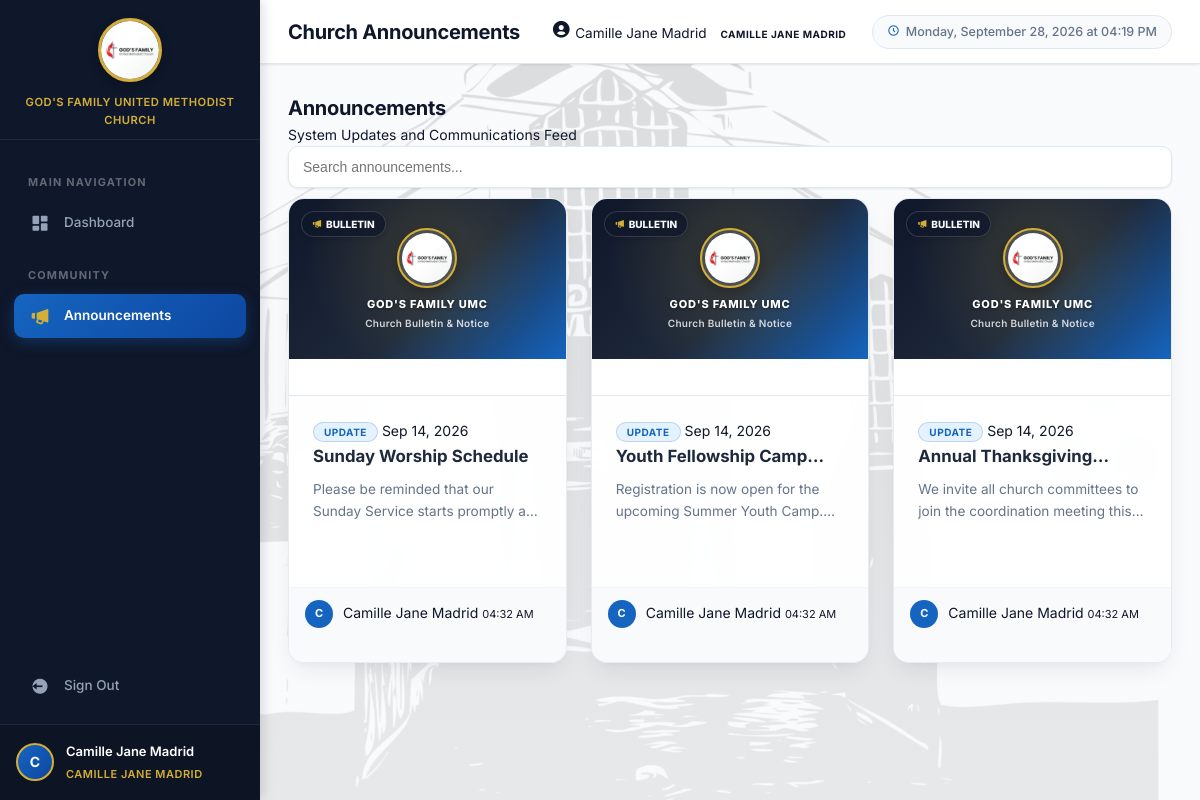
The app's page /public/announcements.php (signed in) with its own data.
### tables this page shows
CREATE TABLE IF NOT EXISTS `announcements` (
  `announcement_id` int(11) NOT NULL AUTO_INCREMENT,
  `title` varchar(200) NOT NULL,
  `content` text NOT NULL,
  `created_by` int(11) NOT NULL,
  `image_path` varchar(255) DEFAULT NULL,
  `created_at` timestamp NOT NULL DEFAULT current_timestamp(),
  PRIMARY KEY (`announcement_id`),
  KEY `created_by` (`created_by`),
  CONSTRAINT `ann_fk_user` FOREIGN KEY (`created_by`) REFERENCES `users` (`user_id`) ON DELETE CASCADE
);

CREATE TABLE IF NOT EXISTS `users` (
  `user_id` int(11) NOT NULL AUTO_INCREMENT,
  `role_id` int(11) NOT NULL,
  `member_id` int(11) DEFAULT NULL,
  `name` varchar(100) NOT NULL,
  `email` varchar(150) NOT NULL,
  `password` varchar(255) NOT NULL,
  `status` varchar(20) DEFAULT 'active',
  `is_deleted` tinyint(1) DEFAULT 0,
  `created_at` timestamp NOT NULL DEFAULT current_timestamp(),
  `updated_at` timestamp NOT NULL DEFAULT current_timestamp() ON UPDATE current_timestamp(),
  PRIMARY KEY (`user_id`),
  UNIQUE KEY `email` (`email`),
  KEY `role_id` (`role_id`),
  KEY `member_id` (`member_id`),
  CONSTRAINT `user_fk_member` FOREIGN KEY (`member_id`) REFERENCES `members` (`member_id`) ON DELETE SET NULL,
  CONSTRAINT `user_fk_role` FOREIGN KEY (`role_id`) REFERENCES `roles` (`role_id`)
);

### config/mail.php (called while the page is built, shortened)
<?php
return [
    'host'       => getenv('MAIL_HOST') ?: 'smtp.gmail.com',
    'port'       => (int)(getenv('MAIL_PORT') ?: 587),
    'username'   => getenv('MAIL_USERNAME') ?: '',
    'password'   => getenv('MAIL_PASSWORD') ?: '',
    'encryption' => getenv('MAIL_ENCRYPTION') ?: 'tls',
    'from_email' => getenv('MAIL_FROM_EMAIL') ?: 'no-reply@godfamchurch.com',
    'from_name'  => getenv('MAIL_FROM_NAME') ?: "God's Family United Methodist Church",
];

### middleware/AuthMiddleware.php (called while the page is built, shortened)
<?php
function isAuthenticated() {
    return isset($_SESSION['user_id']);
}

### controllers/AnnouncementController.php (called while the page is built, shortened)
<?php
require_once BASE_PATH . '/config/database.php';
require_once BASE_PATH . '/models/Announcement.php';
require_once BASE_PATH . '/middleware/AuthMiddleware.php';
class AnnouncementController {
    private $announcementModel;
    public function __construct($pdo) {
        $this->announcementModel = new Announcement($pdo);
    }
    public function index($limit = 10) {
        return $this->announcementModel->latest($limit);
    }
}

### models/Announcement.php (called while the page is built, shortened)
<?php
class Announcement {
    private $pdo;
    public function __construct($pdo) {
        $this->pdo = $pdo;
    }
    public function latest($limit = 10) {
        $stmt = $this->pdo->prepare("SELECT a.*, u.name as author FROM announcements a JOIN users u ON a.created_by = u.user_id ORDER BY a.created_at DESC LIMIT ?");
        $stmt->execute([$limit]);
        return $stmt->fetchAll();
    }
}

### public/announcements.php (the view, shortened to what this page needs)
<?php
$page_title = 'Church Announcements';
require_once __DIR__ . '/../config/database.php';
require_once __DIR__ . '/../middleware/AuthMiddleware.php';
require_once __DIR__ . '/../controllers/AnnouncementController.php';
$controller = new AnnouncementController($pdo);
$announcements = $controller->index();
include __DIR__ . '/layout/header.php';
include __DIR__ . '/layout/sidebar.php';
?>
<div class="container-fluid">
    <div class="row justify-content-center">
        <div class="col-lg-12">
            <div class="d-flex justify-content-between align-items-center flex-wrap gap-3 mb-4">
                <div>
                    <h1 class="page-title">Announcements</h1>
                    <p class="text-muted small">System Updates and Communications Feed</p>
                </div>
            </div>
        <div class="mb-4">
            <input type="text" id="announcementSearch" class="form-control" placeholder="Search announcements..." onkeyup="filterAnnouncements()">
        </div>
        <?php if (empty($announcements)): ?>
            <p class="text-center text-muted p-5 bg-white border">No announcements shared yet.</p>
        <?php else: ?>
            <div id="announcementFeed" class="announcement-grid">
                <?php foreach ($announcements as $ann): ?>
                <div class="card announcement-card">
                    <?php
                        $has_image = !empty($ann['image_path']) && (file_exists(__DIR__ . '/' . ltrim($ann['image_path'], '/')) || file_exists($ann['image_path']));
                    ?>
                    <?php if ($has_image): ?>
                        <div class="announcement-image-container" onclick="viewAnnouncementPicture('<?php echo htmlspecialchars($ann['image_path']); ?>')" style="cursor: pointer;">
                            <span class="announcement-badge">NEW</span>
                            <img src="<?php echo htmlspecialchars($ann['image_path']); ?>" alt="Announcement Image">
                        </div>
                    <?php else: ?>
                        <div class="announcement-image-container announcement-placeholder-container">
                            <span class="announcement-badge placeholder-badge"><i class='bx bxs-megaphone'></i> BULLETIN</span>
                            <div class="announcement-placeholder-content">
                                <div class="church-logo-ring">
                                    <img src="assets/images/logo.png" alt="Church Logo" class="announcement-placeholder-logo">
                                </div>
                                <div class="church-placeholder-info">
                                    <span class="church-name">God's Family UMC</span>
                                    <span class="announcement-label">Church Bulletin &amp; Notice</span>
                                </div>
                            </div>
                        </div>
                    <?php endif; ?>
                    <div class="card-header d-none">
                    </div>
                    <div class="card-body p-3">
                        <div class="d-flex justify-content-between align-items-center mb-2">
                            <span class="badge badge-info" style="font-size: 10px;">UPDATE</span>
                            <span class="text-muted small"><?php echo date('M d, Y', strtotime($ann['created_at'])); ?></span>
                        </div>
                        <h4 class="announcement-title" title="<?php echo htmlspecialchars($ann['title']); ?>"><?php echo htmlspecialchars($ann['title']); ?></h4>
                        <div class="announcement-content">
                            <?php echo nl2br(htmlspecialchars($ann['content'])); ?>
                        </div>
                    </div>
                    <div class="card-footer d-flex justify-content-between align-items-center flex-wrap gap-2">
                        <div class="announcement-author-info">
                            <div class="announcement-author-avatar">
                                <?php echo strtoupper(substr($ann['author'] ?? 'A', 0, 1)); ?>
                            </div>
                            <div class="d-flex flex-column" style="line-height: 1.2;">
                                <span class="small font-weight-600 text-dark"><?php echo htmlspecialchars($ann['author'] ?? 'Admin'); ?></span>
                                <span class="text-muted" style="font-size: 11px;"><?php echo date('h:i A', strtotime($ann['created_at'])); ?></span>
                            </div>
                        </div>
                        <br>
                    </div>
                </div>
                <?php endforeach; ?>
            </div>
        <?php endif; ?>
    </div>
</div>
<?php
include __DIR__ . '/layout/footer.php';
?>

### public/layout/header.php (shortened to what this page needs)
<!DOCTYPE html>
<html lang="en">
<head>
    <link href='https://unpkg.com/boxicons@2.1.4/css/boxicons.min.css' rel='stylesheet'>
    <link rel="stylesheet" href="assets/css/theme.css?v=1.3">
    <link rel="stylesheet" href="assets/css/main.css?v=1.3">
    <link rel="stylesheet" href="assets/css/enhanced.css?v=<?php echo time(); ?>">
</head>
<body class="<?php echo htmlspecialchars($body_class ?? ''); ?>">
    <div class="sidebar-layout">

### public/layout/sidebar.php (shortened to what this page needs)
<?php
require_once __DIR__ . '/../../middleware/AuthMiddleware.php';
$role = $_SESSION['role_name'] ?? 'Member';
$user_name = $_SESSION['name'] ?? 'Guest';
$current_page = basename($_SERVER['PHP_SELF']);
$user_initial = !empty($user_name) ? strtoupper(substr($user_name, 0, 1)) : 'U';
?>
<aside class="sidebar" id="sidebar">
    <div class="sidebar-header">
        <div class="sidebar-logo">
            <img src="assets/images/logo.png" alt="Church Logo">
            <span>GOD'S FAMILY UNITED METHODIST CHURCH</span>
        </div>
    </div>
    <nav class="sidebar-nav">
        <div class="nav-section-title">Main Navigation</div>
        <a href="dashboard.php" class="nav-link <?php echo $current_page === 'dashboard.php' ? 'active' : ''; ?>">
            <i class='bx bxs-dashboard'></i>
            <span>Dashboard</span>
        </a>
        <div class="nav-section-title">Community</div>
        <a href="announcements.php" class="nav-link <?php echo $current_page === 'announcements.php' ? 'active' : ''; ?>">
            <i class='bx bxs-megaphone'></i>
            <span>Announcements</span>
        </a>
        <a href="#" class="nav-link" id="logoutTrigger" onclick="openLogoutModal(event)" style="margin-top: auto;">
            <i class='bx bxs-log-out-circle'></i>
            <span>Sign Out</span>
        </a>
    </nav>
    <div class="sidebar-user-footer">
        <div class="user-avatar-circle"><?php echo $user_initial; ?></div>
        <div class="user-info">
            <span class="user-name"><?php echo htmlspecialchars($user_name); ?></span>
            <span class="user-role"><?php echo htmlspecialchars($role); ?></span>
        </div>
    </div>
</aside>
<div class="main-content">
    <div class="top-header">
        <div class="d-flex align-items-center">
            <h2 class="page-title"><?php echo isset($page_title) ? $page_title : 'Dashboard'; ?></h2>
        </div>
        <div class="header-actions">
            <div class="user-header-badge d-none d-sm-flex align-items-center gap-2 px-3 py-1 border rounded-pill shadow-sm" style="background: rgba(255, 255, 255, 0.12); border-color: rgba(255, 255, 255, 0.25) !important;">
                <i class='bx bxs-user-circle' style="font-size: 1.25rem;"></i>
                <span class="font-weight-600" style="font-size: 0.85rem;"><?php echo htmlspecialchars($user_name); ?></span>
                <span class="badge bg-primary text-white" style="font-size: 10px; font-weight: 700; border-radius: 12px;"><?php echo htmlspecialchars($role); ?></span>
            </div>
            <div class="clock-badge">
                <i class='bx bx-time-five'></i>
                <span id="currentTime"></span>
            </div>
        </div>
    </div>
    <div class="content-area">

### public/layout/footer.php (shortened to what this page needs)
    </div>
</div>
</div>
</body>
</html>

### public/assets/css/theme.css (style rules this page uses)
:root { --cms-primary: #1565C0; --cms-primary-dark: #0D47A1; --cms-primary-light: #E3F2FD; --cms-blue: #1565C0; --cms-blue-dark: #0D47A1; --cms-blue-light: #E3F2FD; --liturgical-red: #DC2626; --liturgical-red-light: #FEE2E2; --liturgical-violet: #7C3AED; --liturgical-violet-light: #F3E8FF; --liturgical-white: #FFFFFF; --liturgical-green: #059669; --liturgical-green-light: #D1FAE5; --liturgical-gold: #D4AF37; --liturgical-gold-light: #FEF3C7; --cms-white: #FFFFFF; --cms-red: #DC2626; --cms-red-dark: #B91C1C; --cms-red-light: #FEE2E2; --cms-gold: #D4AF37; --cms-gold-dark: #B59226; --cms-gold-light: #FFFBEB; --cms-bg: #F8FAFC; --cms-surface: #FFFFFF; --cms-border: #E2E8F0; --cms-text: #0F172A; --cms-muted: #64748B; --cms-success: #059669; --cms-success-light: #D1FAE5; --cms-warning: #D97706; --cms-warning-light: #FEF3C7; --cms-error: #DC2626; --cms-error-light: #FEE2E2; --sidebar-bg: #0F172A; --sidebar-surface: #1E293B; --sidebar-text: #94A3B8; --sidebar-text-active: #FFFFFF; --sidebar-hover: rgba(255, 255, 255, 0.08); --sidebar-active-bg: #1565C0; --sidebar-width: 260px; --sidebar-collapsed-width: 70px; --header-height: 64px; --radius-sm: 6px; --radius-md: 10px; --radius-lg: 14px; --radius-xl: 20px; --radius-full: 9999px; --shadow-sm: 0 1px 3px rgba(15, 23, 42, 0.06), 0 1px 2px rgba(15, 23, 42, 0.04); --shadow-md: 0 4px 14px rgba(15, 23, 42, 0.08), 0 1px 3px rgba(15, 23, 42, 0.06); --shadow-lg: 0 10px 25px -5px rgba(15, 23, 42, 0.12), 0 8px 10px -6px rgba(15, 23, 42, 0.04); --shadow-hover: 0 12px 28px -4px rgba(21, 101, 192, 0.2); --transition-fast: 0.15s cubic-bezier(0.4, 0, 0.2, 1); --transition-base: 0.25s cubic-bezier(0.4, 0, 0.2, 1); }
body { font-family: 'Inter', -apple-system, BlinkMacSystemFont, "Segoe UI", Roboto, sans-serif !important; background-color: var(--cms-bg) !important; color: var(--cms-text) !important; -webkit-font-smoothing: antialiased; }

### public/assets/css/enhanced.css (style rules this page uses)
body { background-image: linear-gradient(rgba(248, 250, 252, 0.88), rgba(248, 250, 252, 0.93)), url('../images/background.jpg') !important; background-size: cover !important; background-position: center center !important; background-repeat: no-repeat !important; background-attachment: fixed !important; min-height: 100vh !important; }
.sidebar-layout, .main-content, .content-area, .flat-dashboard { background: transparent !important; background-color: transparent !important; }
.card, .stat-card, .flat-dashboard .card, .flat-dashboard .stat-card, .data-table-container, .table-responsive, .modal-content, .bible-verse-card, .birthday-banner { background: rgba(255, 255, 255, 0.95) !important; backdrop-filter: blur(12px) !important; -webkit-backdrop-filter: blur(12px) !important; border-radius: 16px !important; border: 1px solid rgba(226, 232, 240, 0.8) !important; box-shadow: 0 10px 25px -5px rgba(15, 23, 42, 0.08), 0 8px 10px -6px rgba(15, 23, 42, 0.04) !important; }

### records on screen
announcements: created_at "Sep 14, 2026", title "Sunday Worship Schedule", content "Please be reminded that our Sunday Service starts promptly…", created_by.name "C", created_by.name "Camille Jane Madrid", created_at "04:32 AM"
announcements: created_at "Sep 14, 2026", title "Youth Fellowship…", content "Registration is now open for the upcoming Summer Youth…", created_by.name "C", created_by.name "Camille Jane Madrid", created_at "04:32 AM"
announcements: created_at "Sep 14, 2026", title "Annual…", content "We invite all church committees to join the coordination meeting…", created_by.name "C", created_by.name "Camille Jane Madrid", created_at "04:32 AM"

### other values on screen
$user_initial "C"
$user_name "Camille Jane Madrid"
$role "CAMILLE JANE MADRID"
$page_title "Church Announcements"
